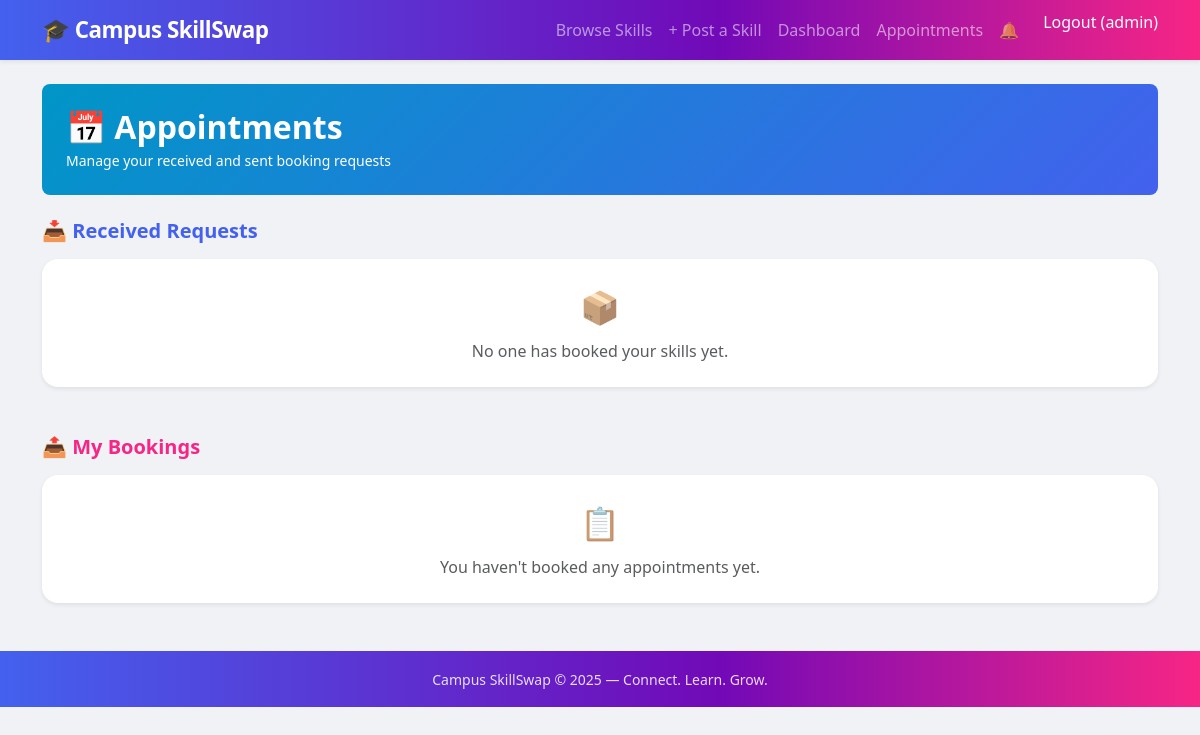
The app's page /appointments/ (signed in), older data.
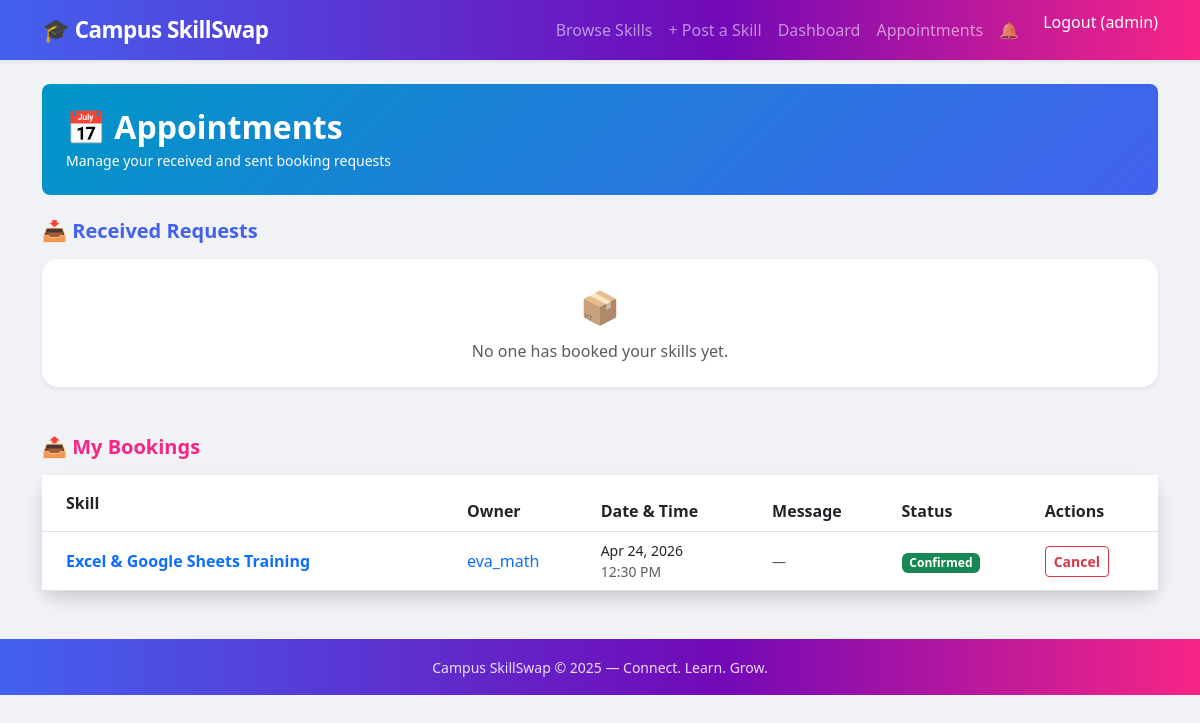
The same page, newer data.
### MainApp/models.py (models this page shows, shortened)
class Appointment(models.Model):
    STATUS_CHOICES = [
        ('pending', 'Pending'),
        ('confirmed', 'Confirmed'),
        ('declined', 'Declined'),
        ('cancelled', 'Cancelled'),
    ]
    requester = models.ForeignKey(User, on_delete=models.CASCADE, related_name='appointments_made')
    skill = models.ForeignKey(Skill, on_delete=models.CASCADE, related_name='appointments')
    date = models.DateField()
    time = models.TimeField()
    message = models.TextField(blank=True)
    status = models.CharField(max_length=20, choices=STATUS_CHOICES, default='pending')
    created_at = models.DateTimeField(auto_now_add=True)
    class Meta:
        ordering = ['-created_at']

class Skill(models.Model):
    CATEGORY_CHOICES = [
        ('tech', 'Technology'),
        ('design', 'Design'),
        ('writing', 'Writing & Tutoring'),
        ('music', 'Music'),
        ('language', 'Language'),
        ('math', 'Math & Science'),
        ('other', 'Other'),
    ]
    CONTACT_CHOICES = [
        ('email', 'Email'),
        ('whatsapp', 'WhatsApp'),
        ('instagram', 'Instagram'),
        ('in_person', 'In Person'),
    ]
    STATUS_CHOICES = [
        ('available', 'Available'),
        ('busy', 'Busy'),
        ('unavailable', 'Unavailable'),
    ]
    owner = models.ForeignKey(User, on_delete=models.CASCADE, related_name='skills')
    title = models.CharField(max_length=200)
    description = models.TextField()
    category = models.CharField(max_length=50, choices=CATEGORY_CHOICES)
    price = models.DecimalField(max_digits=8, decimal_places=2, null=True, blank=True)
    is_free = models.BooleanField(default=False)
    contact_preference = models.CharField(max_length=20, choices=CONTACT_CHOICES)
    availability_status = models.CharField(max_length=20, choices=STATUS_CHOICES, default='available')
    created_at = models.DateTimeField(auto_now_add=True)
    class Meta:
        ordering = ['-created_at']  # Newest posts appear first everywhere

### MainApp/views.py (the view)
# urls.py: path('appointments/', views.appointments, name='appointments'),
@login_required
def appointments(request):
    received = Appointment.objects.filter(skill__owner=request.user).select_related('requester', 'skill')
    sent = Appointment.objects.filter(requester=request.user).select_related('skill__owner', 'skill')
    return render(request, 'mainapp/appointments.html', {'received': received, 'sent': sent})

### MainApp/context_processors.py (called while the page is built)
def unread_notifications(request):
    if request.user.is_authenticated:
        count = Notification.objects.filter(recipient=request.user, is_read=False).count()
        return {'unread_notification_count': count}
    return {'unread_notification_count': 0}

### MainApp/templates/mainapp/appointments.html (shortened to what this page needs)
{% extends 'mainapp/base.html' %}
{% block content %}
<div class="rounded-3 p-4 mb-4 text-white" style="background:linear-gradient(135deg,#0096c7,#4361ee);">
    <h2 class="fw-bold mb-0">&#128197; Appointments</h2>
    <p class="mb-0 text-white-75 small mt-1">Manage your received and sent booking requests</p>
</div>
<h5 class="fw-bold mb-3" style="color:#4361ee;">&#128229; Received Requests</h5>
{% if received %}
    <div class="card shadow mb-5">
        <div class="table-responsive">
            <table class="table table-hover align-middle mb-0">
                <thead>
                    <tr style="background:linear-gradient(90deg,#0096c7,#4361ee);color:white;">
                        <th class="py-3 ps-4">Skill</th>
                        <th>From</th>
                        <th>Date & Time</th>
                        <th>Message</th>
                        <th>Status</th>
                        <th>Actions</th>
                    </tr>
                </thead>
                <tbody>
                    {% for appt in received %}
                    <tr>
                        <td class="ps-4">
                            <a href="{% url 'skill-detail' appt.skill.pk %}" class="text-decoration-none fw-semibold">
                                {{ appt.skill.title }}
                            </a>
                        </td>
                        <td>
                            <a href="{% url 'user-profile' appt.requester.username %}" class="text-decoration-none">
                                {{ appt.requester.username }}
                            </a>
                        </td>
                        <td class="small">{{ appt.date|date:"M d, Y" }}<br><span class="text-muted">{{ appt.time|time:"g:i A" }}</span></td>
                        <td class="small">
                            {% if appt.message %}
                                <span title="{{ appt.message }}" style="cursor:help;">{{ appt.message|truncatechars:40 }}</span>
                            {% else %}<span class="text-muted">—</span>{% endif %}
                        </td>
                        <td>
                            <span class="badge
                                {% if appt.status == 'pending' %}bg-warning text-dark
                                {% elif appt.status == 'confirmed' %}bg-success
                                {% elif appt.status == 'declined' %}bg-danger
                                {% else %}bg-secondary{% endif %}">
                                {{ appt.get_status_display }}
                            </span>
                        </td>
                        <td>
                            {% if appt.status == 'pending' %}
                                <form method="post" action="{% url 'appointment-action' appt.pk 'confirm' %}" class="d-inline">
                                    {% csrf_token %}
                                    <button type="submit" class="btn btn-sm btn-success fw-semibold">&#10003; Accept</button>
                                </form>
                                <form method="post" action="{% url 'appointment-action' appt.pk 'decline' %}" class="d-inline ms-1">
                                    {% csrf_token %}
                                    <button type="submit" class="btn btn-sm btn-danger fw-semibold">&#10007; Reject</button>
                                </form>
                            {% elif appt.status == 'confirmed' %}
                                <form method="post" action="{% url 'appointment-action' appt.pk 'cancel' %}" class="d-inline">
                                    {% csrf_token %}
                                    <button type="submit" class="btn btn-sm btn-outline-danger fw-semibold">Cancel</button>
                                </form>
                            {% else %}
                                <span class="text-muted small">—</span>
                            {% endif %}
                        </td>
                    </tr>
                    {% endfor %}
                </tbody>
            </table>
        </div>
    </div>
{% else %}
    <div class="card shadow-sm mb-5 p-4 text-center text-muted">
        <div style="font-size:2rem;">&#128230;</div>
        <p class="mt-2 mb-0">No one has booked your skills yet.</p>
    </div>
{% endif %}
<h5 class="fw-bold mb-3" style="color:#f72585;">&#128228; My Bookings</h5>
{% if sent %}
    <div class="card shadow">
        <div class="table-responsive">
            <table class="table table-hover align-middle mb-0">
                <thead>
                    <tr style="background:linear-gradient(90deg,#f72585,#7209b7);color:white;">
                        <th class="py-3 ps-4">Skill</th>
                        <th>Owner</th>
                        <th>Date & Time</th>
                        <th>Message</th>
                        <th>Status</th>
                        <th>Actions</th>
                    </tr>
                </thead>
                <tbody>
                    {% for appt in sent %}
                    <tr>
                        <td class="ps-4">
                            <a href="{% url 'skill-detail' appt.skill.pk %}" class="text-decoration-none fw-semibold">
                                {{ appt.skill.title }}
                            </a>
                        </td>
                        <td>
                            <a href="{% url 'user-profile' appt.skill.owner.username %}" class="text-decoration-none">
                                {{ appt.skill.owner.username }}
                            </a>
                        </td>
                        <td class="small">{{ appt.date|date:"M d, Y" }}<br><span class="text-muted">{{ appt.time|time:"g:i A" }}</span></td>
                        <td class="small">
                            {% if appt.message %}
                                <span title="{{ appt.message }}" style="cursor:help;">{{ appt.message|truncatechars:40 }}</span>
                            {% else %}<span class="text-muted">—</span>{% endif %}
                        </td>
                        <td>
                            <span class="badge
                                {% if appt.status == 'pending' %}bg-warning text-dark
                                {% elif appt.status == 'confirmed' %}bg-success
                                {% elif appt.status == 'declined' %}bg-danger
                                {% else %}bg-secondary{% endif %}">
                                {{ appt.get_status_display }}
                            </span>
                        </td>
                        <td>
                            {% if appt.status == 'pending' or appt.status == 'confirmed' %}
                                <form method="post" action="{% url 'appointment-action' appt.pk 'cancel' %}">
                                    <button type="submit" class="btn btn-sm btn-outline-danger fw-semibold">Cancel</button>
                                </form>
                            {% else %}
                                <span class="text-muted small">—</span>
                            {% endif %}
                        </td>
                    </tr>
                    {% endfor %}
                </tbody>
            </table>
        </div>
    </div>
{% else %}
    <div class="card shadow-sm p-4 text-center text-muted">
        <div style="font-size:2rem;">&#128203;</div>
        <p class="mt-2 mb-0">You haven't booked any appointments yet.</p>
    </div>
{% endif %}
{% endblock %}

### MainApp/templates/mainapp/base.html (shortened to what this page needs)
<!DOCTYPE html>
<html lang="en">
<head>
    <link href="https://cdn.jsdelivr.net/npm/bootstrap@5.3.0/dist/css/bootstrap.min.css" rel="stylesheet">
</head>
<body>
<nav class="navbar navbar-expand-lg navbar-dark shadow-sm">
    <div class="container">
        <a class="navbar-brand fw-bold" href="{% url 'landing' %}">&#127891; Campus SkillSwap</a>
        <div class="collapse navbar-collapse" id="navbarNav">
            <ul class="navbar-nav ms-auto">
                <li class="nav-item">
                    <a class="nav-link" href="{% url 'skill-list' %}">Browse Skills</a>
                </li>
                {% if user.is_authenticated %}
                    <li class="nav-item">
                        <a class="nav-link" href="{% url 'skill-create' %}">+ Post a Skill</a>
                    </li>
                    <li class="nav-item">
                        <a class="nav-link" href="{% url 'dashboard' %}">Dashboard</a>
                    </li>
                    <li class="nav-item">
                        <a class="nav-link" href="{% url 'appointments' %}">Appointments</a>
                    </li>
                    <li class="nav-item">
                        <a class="nav-link position-relative" href="{% url 'notifications' %}">
                            &#128276;
                        </a>
                    </li>
                    <li class="nav-item">
                        <form method="post" action="{% url 'logout' %}" class="d-inline m-0">
                            <button type="submit" class="nav-link btn btn-link text-white p-0 ms-3">
                                Logout ({{ user.username }})
                            </button>
                        </form>
                    </li>
                {% endif %}
            </ul>
        </div>
    </div>
</nav>
<main class="container my-4">
    {% block content %}{% endblock %}
</main>
<footer class="text-center py-3 mt-5">
    <small>Campus SkillSwap &copy; 2025 — Connect. Learn. Grow.</small>
</footer>
</body>
</html>

### MainApp/templates/mainapp/base.html (style rules this page uses)
:root { --color-tech: #4361ee; --color-design: #f72585; --color-writing: #7209b7; --color-music: #560bad; --color-language: #0096c7; --color-math: #2dc653; --color-other: #f77f00; }
body { background-color: #f0f2f5; }
.navbar { background: linear-gradient(90deg, #4361ee 0%, #7209b7 60%, #f72585 100%) !important; box-shadow: 0 2px 12px rgba(67,97,238,0.3); }
.navbar-brand { font-size: 1.4rem; letter-spacing: -0.5px; }
.nav-link { font-weight: 500; }
.card { border: none; border-radius: 1rem; }
footer { background: linear-gradient(90deg, #4361ee 0%, #7209b7 60%, #f72585 100%); color: rgba(255,255,255,0.85); border-top: none !important; }

Row changes from the older to the newer data that the page shows:
added Appointment: skill "Excel & Google Sheets Training", skill.owner.username "eva_math", date "Apr 24, 2026", time "12:30 PM", status "Confirmed", shows "Cancel"
Text that changed along with them:
text no longer shown: "📋 You haven't booked any appointments yet."
text now shown: "Skill Owner Date & Time Message Status Actions"
